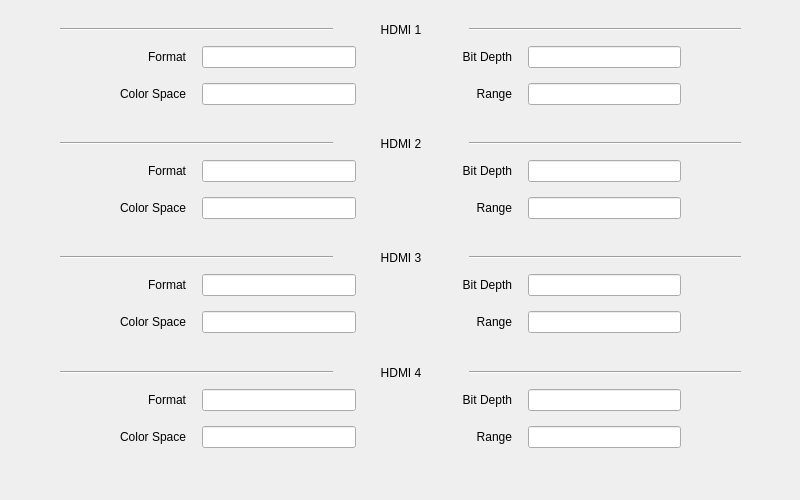
<?xml version="1.0" encoding="UTF-8"?>
<ui version="4.0">
 <class>SharkH4k_Input_Status_Widget_Form</class>
 <widget class="QWidget" name="SharkH4k_Input_Status_Widget_Form">
  <property name="geometry">
   <rect>
    <x>0</x>
    <y>0</y>
    <width>800</width>
    <height>500</height>
   </rect>
  </property>
  <property name="windowTitle">
   <string>Form</string>
  </property>
  <widget class="QWidget" name="layoutWidget">
   <property name="geometry">
    <rect>
     <x>20</x>
     <y>20</y>
     <width>761</width>
     <height>451</height>
    </rect>
   </property>
   <layout class="QVBoxLayout" name="verticalLayout">
    <item>
     <layout class="QHBoxLayout" name="horizontalLayout">
      <property name="spacing">
       <number>3</number>
      </property>
      <item>
       <spacer name="horizontalSpacer_19">
        <property name="orientation">
         <enum>Qt::Horizontal</enum>
        </property>
        <property name="sizeType">
         <enum>QSizePolicy::Maximum</enum>
        </property>
        <property name="sizeHint" stdset="0">
         <size>
          <width>40</width>
          <height>20</height>
         </size>
        </property>
       </spacer>
      </item>
      <item>
       <widget class="Line" name="line">
        <property name="orientation">
         <enum>Qt::Horizontal</enum>
        </property>
       </widget>
      </item>
      <item>
       <widget class="QLabel" name="label">
        <property name="maximumSize">
         <size>
          <width>130</width>
          <height>16777215</height>
         </size>
        </property>
        <property name="text">
         <string>HDMI 1</string>
        </property>
        <property name="alignment">
         <set>Qt::AlignCenter</set>
        </property>
       </widget>
      </item>
      <item>
       <widget class="Line" name="line_2">
        <property name="orientation">
         <enum>Qt::Horizontal</enum>
        </property>
       </widget>
      </item>
      <item>
       <spacer name="horizontalSpacer_20">
        <property name="orientation">
         <enum>Qt::Horizontal</enum>
        </property>
        <property name="sizeType">
         <enum>QSizePolicy::Maximum</enum>
        </property>
        <property name="sizeHint" stdset="0">
         <size>
          <width>40</width>
          <height>20</height>
         </size>
        </property>
       </spacer>
      </item>
     </layout>
    </item>
    <item>
     <layout class="QGridLayout" name="gridLayout">
      <property name="verticalSpacing">
       <number>15</number>
      </property>
      <item row="1" column="6">
       <spacer name="horizontalSpacer_6">
        <property name="orientation">
         <enum>Qt::Horizontal</enum>
        </property>
        <property name="sizeType">
         <enum>QSizePolicy::Maximum</enum>
        </property>
        <property name="sizeHint" stdset="0">
         <size>
          <width>100</width>
          <height>20</height>
         </size>
        </property>
       </spacer>
      </item>
      <item row="1" column="0">
       <spacer name="horizontalSpacer_2">
        <property name="orientation">
         <enum>Qt::Horizontal</enum>
        </property>
        <property name="sizeType">
         <enum>QSizePolicy::Maximum</enum>
        </property>
        <property name="sizeHint" stdset="0">
         <size>
          <width>100</width>
          <height>20</height>
         </size>
        </property>
       </spacer>
      </item>
      <item row="0" column="5">
       <widget class="ClearableLineEdit" name="lineEdit_hdmi1_depth"/>
      </item>
      <item row="1" column="4">
       <widget class="QLabel" name="label_7">
        <property name="text">
         <string>Range   </string>
        </property>
        <property name="alignment">
         <set>Qt::AlignRight|Qt::AlignTrailing|Qt::AlignVCenter</set>
        </property>
       </widget>
      </item>
      <item row="0" column="3">
       <spacer name="horizontalSpacer_3">
        <property name="orientation">
         <enum>Qt::Horizontal</enum>
        </property>
        <property name="sizeType">
         <enum>QSizePolicy::Maximum</enum>
        </property>
        <property name="sizeHint" stdset="0">
         <size>
          <width>100</width>
          <height>20</height>
         </size>
        </property>
       </spacer>
      </item>
      <item row="0" column="1">
       <widget class="QLabel" name="label_4">
        <property name="text">
         <string>Format   </string>
        </property>
        <property name="alignment">
         <set>Qt::AlignRight|Qt::AlignTrailing|Qt::AlignVCenter</set>
        </property>
       </widget>
      </item>
      <item row="0" column="6">
       <spacer name="horizontalSpacer_5">
        <property name="orientation">
         <enum>Qt::Horizontal</enum>
        </property>
        <property name="sizeType">
         <enum>QSizePolicy::Maximum</enum>
        </property>
        <property name="sizeHint" stdset="0">
         <size>
          <width>100</width>
          <height>20</height>
         </size>
        </property>
       </spacer>
      </item>
      <item row="0" column="4">
       <widget class="QLabel" name="label_6">
        <property name="text">
         <string>Bit Depth   </string>
        </property>
        <property name="alignment">
         <set>Qt::AlignRight|Qt::AlignTrailing|Qt::AlignVCenter</set>
        </property>
       </widget>
      </item>
      <item row="0" column="2">
       <widget class="ClearableLineEdit" name="lineEdit_hdmi1_format"/>
      </item>
      <item row="1" column="2">
       <widget class="ClearableLineEdit" name="lineEdit_hdmi1_space"/>
      </item>
      <item row="1" column="5">
       <widget class="ClearableLineEdit" name="lineEdit_hdmi1_range"/>
      </item>
      <item row="1" column="3">
       <spacer name="horizontalSpacer_4">
        <property name="orientation">
         <enum>Qt::Horizontal</enum>
        </property>
        <property name="sizeType">
         <enum>QSizePolicy::Maximum</enum>
        </property>
        <property name="sizeHint" stdset="0">
         <size>
          <width>100</width>
          <height>20</height>
         </size>
        </property>
       </spacer>
      </item>
      <item row="0" column="0">
       <spacer name="horizontalSpacer">
        <property name="orientation">
         <enum>Qt::Horizontal</enum>
        </property>
        <property name="sizeType">
         <enum>QSizePolicy::Maximum</enum>
        </property>
        <property name="sizeHint" stdset="0">
         <size>
          <width>100</width>
          <height>20</height>
         </size>
        </property>
       </spacer>
      </item>
      <item row="1" column="1">
       <widget class="QLabel" name="label_5">
        <property name="text">
         <string>Color Space   </string>
        </property>
        <property name="alignment">
         <set>Qt::AlignRight|Qt::AlignTrailing|Qt::AlignVCenter</set>
        </property>
       </widget>
      </item>
     </layout>
    </item>
    <item>
     <spacer name="verticalSpacer">
      <property name="orientation">
       <enum>Qt::Vertical</enum>
      </property>
      <property name="sizeHint" stdset="0">
       <size>
        <width>20</width>
        <height>40</height>
       </size>
      </property>
     </spacer>
    </item>
    <item>
     <layout class="QHBoxLayout" name="horizontalLayout_2">
      <property name="spacing">
       <number>3</number>
      </property>
      <item>
       <spacer name="horizontalSpacer_21">
        <property name="orientation">
         <enum>Qt::Horizontal</enum>
        </property>
        <property name="sizeType">
         <enum>QSizePolicy::Maximum</enum>
        </property>
        <property name="sizeHint" stdset="0">
         <size>
          <width>40</width>
          <height>20</height>
         </size>
        </property>
       </spacer>
      </item>
      <item>
       <widget class="Line" name="line_3">
        <property name="orientation">
         <enum>Qt::Horizontal</enum>
        </property>
       </widget>
      </item>
      <item>
       <widget class="QLabel" name="label_2">
        <property name="maximumSize">
         <size>
          <width>130</width>
          <height>16777215</height>
         </size>
        </property>
        <property name="text">
         <string>HDMI 2</string>
        </property>
        <property name="alignment">
         <set>Qt::AlignCenter</set>
        </property>
       </widget>
      </item>
      <item>
       <widget class="Line" name="line_4">
        <property name="orientation">
         <enum>Qt::Horizontal</enum>
        </property>
       </widget>
      </item>
      <item>
       <spacer name="horizontalSpacer_22">
        <property name="orientation">
         <enum>Qt::Horizontal</enum>
        </property>
        <property name="sizeType">
         <enum>QSizePolicy::Maximum</enum>
        </property>
        <property name="sizeHint" stdset="0">
         <size>
          <width>40</width>
          <height>20</height>
         </size>
        </property>
       </spacer>
      </item>
     </layout>
    </item>
    <item>
     <layout class="QGridLayout" name="gridLayout_2">
      <property name="verticalSpacing">
       <number>15</number>
      </property>
      <item row="0" column="5">
       <widget class="ClearableLineEdit" name="lineEdit_hdmi2_depth"/>
      </item>
      <item row="1" column="1">
       <widget class="QLabel" name="label_10">
        <property name="text">
         <string>Color Space   </string>
        </property>
        <property name="alignment">
         <set>Qt::AlignRight|Qt::AlignTrailing|Qt::AlignVCenter</set>
        </property>
       </widget>
      </item>
      <item row="0" column="4">
       <widget class="QLabel" name="label_9">
        <property name="text">
         <string>Bit Depth   </string>
        </property>
        <property name="alignment">
         <set>Qt::AlignRight|Qt::AlignTrailing|Qt::AlignVCenter</set>
        </property>
       </widget>
      </item>
      <item row="1" column="6">
       <spacer name="horizontalSpacer_12">
        <property name="orientation">
         <enum>Qt::Horizontal</enum>
        </property>
        <property name="sizeType">
         <enum>QSizePolicy::Maximum</enum>
        </property>
        <property name="sizeHint" stdset="0">
         <size>
          <width>100</width>
          <height>20</height>
         </size>
        </property>
       </spacer>
      </item>
      <item row="1" column="3">
       <spacer name="horizontalSpacer_10">
        <property name="orientation">
         <enum>Qt::Horizontal</enum>
        </property>
        <property name="sizeType">
         <enum>QSizePolicy::Maximum</enum>
        </property>
        <property name="sizeHint" stdset="0">
         <size>
          <width>100</width>
          <height>20</height>
         </size>
        </property>
       </spacer>
      </item>
      <item row="1" column="2">
       <widget class="ClearableLineEdit" name="lineEdit_hdmi2_space"/>
      </item>
      <item row="0" column="6">
       <spacer name="horizontalSpacer_11">
        <property name="orientation">
         <enum>Qt::Horizontal</enum>
        </property>
        <property name="sizeType">
         <enum>QSizePolicy::Maximum</enum>
        </property>
        <property name="sizeHint" stdset="0">
         <size>
          <width>100</width>
          <height>20</height>
         </size>
        </property>
       </spacer>
      </item>
      <item row="1" column="0">
       <spacer name="horizontalSpacer_8">
        <property name="orientation">
         <enum>Qt::Horizontal</enum>
        </property>
        <property name="sizeType">
         <enum>QSizePolicy::Maximum</enum>
        </property>
        <property name="sizeHint" stdset="0">
         <size>
          <width>100</width>
          <height>20</height>
         </size>
        </property>
       </spacer>
      </item>
      <item row="0" column="3">
       <spacer name="horizontalSpacer_9">
        <property name="orientation">
         <enum>Qt::Horizontal</enum>
        </property>
        <property name="sizeType">
         <enum>QSizePolicy::Maximum</enum>
        </property>
        <property name="sizeHint" stdset="0">
         <size>
          <width>100</width>
          <height>20</height>
         </size>
        </property>
       </spacer>
      </item>
      <item row="0" column="1">
       <widget class="QLabel" name="label_8">
        <property name="text">
         <string>Format   </string>
        </property>
        <property name="alignment">
         <set>Qt::AlignRight|Qt::AlignTrailing|Qt::AlignVCenter</set>
        </property>
       </widget>
      </item>
      <item row="0" column="0">
       <spacer name="horizontalSpacer_7">
        <property name="orientation">
         <enum>Qt::Horizontal</enum>
        </property>
        <property name="sizeType">
         <enum>QSizePolicy::Maximum</enum>
        </property>
        <property name="sizeHint" stdset="0">
         <size>
          <width>100</width>
          <height>20</height>
         </size>
        </property>
       </spacer>
      </item>
      <item row="0" column="2">
       <widget class="ClearableLineEdit" name="lineEdit_hdmi2_format"/>
      </item>
      <item row="1" column="4">
       <widget class="QLabel" name="label_11">
        <property name="text">
         <string>Range   </string>
        </property>
        <property name="alignment">
         <set>Qt::AlignRight|Qt::AlignTrailing|Qt::AlignVCenter</set>
        </property>
       </widget>
      </item>
      <item row="1" column="5">
       <widget class="ClearableLineEdit" name="lineEdit_hdmi2_range"/>
      </item>
     </layout>
    </item>
    <item>
     <spacer name="verticalSpacer_2">
      <property name="orientation">
       <enum>Qt::Vertical</enum>
      </property>
      <property name="sizeHint" stdset="0">
       <size>
        <width>20</width>
        <height>40</height>
       </size>
      </property>
     </spacer>
    </item>
    <item>
     <layout class="QHBoxLayout" name="horizontalLayout_3">
      <property name="spacing">
       <number>3</number>
      </property>
      <item>
       <spacer name="horizontalSpacer_23">
        <property name="orientation">
         <enum>Qt::Horizontal</enum>
        </property>
        <property name="sizeType">
         <enum>QSizePolicy::Maximum</enum>
        </property>
        <property name="sizeHint" stdset="0">
         <size>
          <width>40</width>
          <height>20</height>
         </size>
        </property>
       </spacer>
      </item>
      <item>
       <widget class="Line" name="line_5">
        <property name="orientation">
         <enum>Qt::Horizontal</enum>
        </property>
       </widget>
      </item>
      <item>
       <widget class="QLabel" name="label_3">
        <property name="maximumSize">
         <size>
          <width>130</width>
          <height>16777215</height>
         </size>
        </property>
        <property name="text">
         <string>HDMI 3</string>
        </property>
        <property name="alignment">
         <set>Qt::AlignCenter</set>
        </property>
       </widget>
      </item>
      <item>
       <widget class="Line" name="line_6">
        <property name="orientation">
         <enum>Qt::Horizontal</enum>
        </property>
       </widget>
      </item>
      <item>
       <spacer name="horizontalSpacer_24">
        <property name="orientation">
         <enum>Qt::Horizontal</enum>
        </property>
        <property name="sizeType">
         <enum>QSizePolicy::Maximum</enum>
        </property>
        <property name="sizeHint" stdset="0">
         <size>
          <width>40</width>
          <height>20</height>
         </size>
        </property>
       </spacer>
      </item>
     </layout>
    </item>
    <item>
     <layout class="QGridLayout" name="gridLayout_3">
      <property name="verticalSpacing">
       <number>15</number>
      </property>
      <item row="0" column="3">
       <spacer name="horizontalSpacer_15">
        <property name="orientation">
         <enum>Qt::Horizontal</enum>
        </property>
        <property name="sizeType">
         <enum>QSizePolicy::Maximum</enum>
        </property>
        <property name="sizeHint" stdset="0">
         <size>
          <width>100</width>
          <height>20</height>
         </size>
        </property>
       </spacer>
      </item>
      <item row="1" column="2">
       <widget class="ClearableLineEdit" name="lineEdit_hdmi3_space"/>
      </item>
      <item row="0" column="5">
       <widget class="ClearableLineEdit" name="lineEdit_hdmi3_depth"/>
      </item>
      <item row="0" column="2">
       <widget class="ClearableLineEdit" name="lineEdit_hdmi3_format"/>
      </item>
      <item row="0" column="0">
       <spacer name="horizontalSpacer_13">
        <property name="orientation">
         <enum>Qt::Horizontal</enum>
        </property>
        <property name="sizeType">
         <enum>QSizePolicy::Maximum</enum>
        </property>
        <property name="sizeHint" stdset="0">
         <size>
          <width>100</width>
          <height>20</height>
         </size>
        </property>
       </spacer>
      </item>
      <item row="1" column="5">
       <widget class="ClearableLineEdit" name="lineEdit_hdmi3_range"/>
      </item>
      <item row="1" column="4">
       <widget class="QLabel" name="label_15">
        <property name="text">
         <string>Range   </string>
        </property>
        <property name="alignment">
         <set>Qt::AlignRight|Qt::AlignTrailing|Qt::AlignVCenter</set>
        </property>
       </widget>
      </item>
      <item row="1" column="1">
       <widget class="QLabel" name="label_14">
        <property name="text">
         <string>Color Space   </string>
        </property>
        <property name="alignment">
         <set>Qt::AlignRight|Qt::AlignTrailing|Qt::AlignVCenter</set>
        </property>
       </widget>
      </item>
      <item row="0" column="1">
       <widget class="QLabel" name="label_12">
        <property name="text">
         <string>Format   </string>
        </property>
        <property name="alignment">
         <set>Qt::AlignRight|Qt::AlignTrailing|Qt::AlignVCenter</set>
        </property>
       </widget>
      </item>
      <item row="0" column="4">
       <widget class="QLabel" name="label_13">
        <property name="text">
         <string>Bit Depth   </string>
        </property>
        <property name="alignment">
         <set>Qt::AlignRight|Qt::AlignTrailing|Qt::AlignVCenter</set>
        </property>
       </widget>
      </item>
      <item row="1" column="0">
       <spacer name="horizontalSpacer_14">
        <property name="orientation">
         <enum>Qt::Horizontal</enum>
        </property>
        <property name="sizeType">
         <enum>QSizePolicy::Maximum</enum>
        </property>
        <property name="sizeHint" stdset="0">
         <size>
          <width>100</width>
          <height>20</height>
         </size>
        </property>
       </spacer>
      </item>
      <item row="1" column="3">
       <spacer name="horizontalSpacer_16">
        <property name="orientation">
         <enum>Qt::Horizontal</enum>
        </property>
        <property name="sizeType">
         <enum>QSizePolicy::Maximum</enum>
        </property>
        <property name="sizeHint" stdset="0">
         <size>
          <width>100</width>
          <height>20</height>
         </size>
        </property>
       </spacer>
      </item>
      <item row="0" column="6">
       <spacer name="horizontalSpacer_17">
        <property name="orientation">
         <enum>Qt::Horizontal</enum>
        </property>
        <property name="sizeType">
         <enum>QSizePolicy::Maximum</enum>
        </property>
        <property name="sizeHint" stdset="0">
         <size>
          <width>100</width>
          <height>20</height>
         </size>
        </property>
       </spacer>
      </item>
      <item row="1" column="6">
       <spacer name="horizontalSpacer_18">
        <property name="orientation">
         <enum>Qt::Horizontal</enum>
        </property>
        <property name="sizeType">
         <enum>QSizePolicy::Maximum</enum>
        </property>
        <property name="sizeHint" stdset="0">
         <size>
          <width>100</width>
          <height>20</height>
         </size>
        </property>
       </spacer>
      </item>
     </layout>
    </item>
    <item>
     <spacer name="verticalSpacer_3">
      <property name="orientation">
       <enum>Qt::Vertical</enum>
      </property>
      <property name="sizeHint" stdset="0">
       <size>
        <width>20</width>
        <height>40</height>
       </size>
      </property>
     </spacer>
    </item>
    <item>
     <layout class="QHBoxLayout" name="horizontalLayout_4">
      <property name="spacing">
       <number>3</number>
      </property>
      <item>
       <spacer name="horizontalSpacer_25">
        <property name="orientation">
         <enum>Qt::Horizontal</enum>
        </property>
        <property name="sizeType">
         <enum>QSizePolicy::Maximum</enum>
        </property>
        <property name="sizeHint" stdset="0">
         <size>
          <width>40</width>
          <height>20</height>
         </size>
        </property>
       </spacer>
      </item>
      <item>
       <widget class="Line" name="line_7">
        <property name="orientation">
         <enum>Qt::Horizontal</enum>
        </property>
       </widget>
      </item>
      <item>
       <widget class="QLabel" name="label_16">
        <property name="maximumSize">
         <size>
          <width>130</width>
          <height>16777215</height>
         </size>
        </property>
        <property name="text">
         <string>HDMI 4</string>
        </property>
        <property name="alignment">
         <set>Qt::AlignCenter</set>
        </property>
       </widget>
      </item>
      <item>
       <widget class="Line" name="line_8">
        <property name="orientation">
         <enum>Qt::Horizontal</enum>
        </property>
       </widget>
      </item>
      <item>
       <spacer name="horizontalSpacer_26">
        <property name="orientation">
         <enum>Qt::Horizontal</enum>
        </property>
        <property name="sizeType">
         <enum>QSizePolicy::Maximum</enum>
        </property>
        <property name="sizeHint" stdset="0">
         <size>
          <width>40</width>
          <height>20</height>
         </size>
        </property>
       </spacer>
      </item>
     </layout>
    </item>
    <item>
     <layout class="QGridLayout" name="gridLayout_4">
      <property name="verticalSpacing">
       <number>15</number>
      </property>
      <item row="1" column="2">
       <widget class="ClearableLineEdit" name="lineEdit_hdmi4_space"/>
      </item>
      <item row="0" column="6">
       <spacer name="horizontalSpacer_31">
        <property name="orientation">
         <enum>Qt::Horizontal</enum>
        </property>
        <property name="sizeType">
         <enum>QSizePolicy::Maximum</enum>
        </property>
        <property name="sizeHint" stdset="0">
         <size>
          <width>100</width>
          <height>20</height>
         </size>
        </property>
       </spacer>
      </item>
      <item row="1" column="3">
       <spacer name="horizontalSpacer_30">
        <property name="orientation">
         <enum>Qt::Horizontal</enum>
        </property>
        <property name="sizeType">
         <enum>QSizePolicy::Maximum</enum>
        </property>
        <property name="sizeHint" stdset="0">
         <size>
          <width>100</width>
          <height>20</height>
         </size>
        </property>
       </spacer>
      </item>
      <item row="0" column="4">
       <widget class="QLabel" name="label_20">
        <property name="text">
         <string>Bit Depth   </string>
        </property>
        <property name="alignment">
         <set>Qt::AlignRight|Qt::AlignTrailing|Qt::AlignVCenter</set>
        </property>
       </widget>
      </item>
      <item row="1" column="5">
       <widget class="ClearableLineEdit" name="lineEdit_hdmi4_range"/>
      </item>
      <item row="0" column="3">
       <spacer name="horizontalSpacer_27">
        <property name="orientation">
         <enum>Qt::Horizontal</enum>
        </property>
        <property name="sizeType">
         <enum>QSizePolicy::Maximum</enum>
        </property>
        <property name="sizeHint" stdset="0">
         <size>
          <width>100</width>
          <height>20</height>
         </size>
        </property>
       </spacer>
      </item>
      <item row="0" column="5">
       <widget class="ClearableLineEdit" name="lineEdit_hdmi4_depth"/>
      </item>
      <item row="1" column="6">
       <spacer name="horizontalSpacer_32">
        <property name="orientation">
         <enum>Qt::Horizontal</enum>
        </property>
        <property name="sizeType">
         <enum>QSizePolicy::Maximum</enum>
        </property>
        <property name="sizeHint" stdset="0">
         <size>
          <width>100</width>
          <height>20</height>
         </size>
        </property>
       </spacer>
      </item>
      <item row="1" column="0">
       <spacer name="horizontalSpacer_29">
        <property name="orientation">
         <enum>Qt::Horizontal</enum>
        </property>
        <property name="sizeType">
         <enum>QSizePolicy::Maximum</enum>
        </property>
        <property name="sizeHint" stdset="0">
         <size>
          <width>100</width>
          <height>20</height>
         </size>
        </property>
       </spacer>
      </item>
      <item row="0" column="0">
       <spacer name="horizontalSpacer_28">
        <property name="orientation">
         <enum>Qt::Horizontal</enum>
        </property>
        <property name="sizeType">
         <enum>QSizePolicy::Maximum</enum>
        </property>
        <property name="sizeHint" stdset="0">
         <size>
          <width>100</width>
          <height>20</height>
         </size>
        </property>
       </spacer>
      </item>
      <item row="1" column="4">
       <widget class="QLabel" name="label_17">
        <property name="text">
         <string>Range   </string>
        </property>
        <property name="alignment">
         <set>Qt::AlignRight|Qt::AlignTrailing|Qt::AlignVCenter</set>
        </property>
       </widget>
      </item>
      <item row="0" column="1">
       <widget class="QLabel" name="label_19">
        <property name="text">
         <string>Format   </string>
        </property>
        <property name="alignment">
         <set>Qt::AlignRight|Qt::AlignTrailing|Qt::AlignVCenter</set>
        </property>
       </widget>
      </item>
      <item row="1" column="1">
       <widget class="QLabel" name="label_18">
        <property name="text">
         <string>Color Space   </string>
        </property>
        <property name="alignment">
         <set>Qt::AlignRight|Qt::AlignTrailing|Qt::AlignVCenter</set>
        </property>
       </widget>
      </item>
      <item row="0" column="2">
       <widget class="ClearableLineEdit" name="lineEdit_hdmi4_format"/>
      </item>
     </layout>
    </item>
    <item>
     <spacer name="verticalSpacer_4">
      <property name="orientation">
       <enum>Qt::Vertical</enum>
      </property>
      <property name="sizeHint" stdset="0">
       <size>
        <width>20</width>
        <height>40</height>
       </size>
      </property>
     </spacer>
    </item>
   </layout>
  </widget>
 </widget>
 <customwidgets>
  <customwidget>
   <class>ClearableLineEdit</class>
   <extends>QLineEdit</extends>
   <header>src.components.ClearableLineEdit</header>
  </customwidget>
 </customwidgets>
 <resources/>
 <connections/>
</ui>
